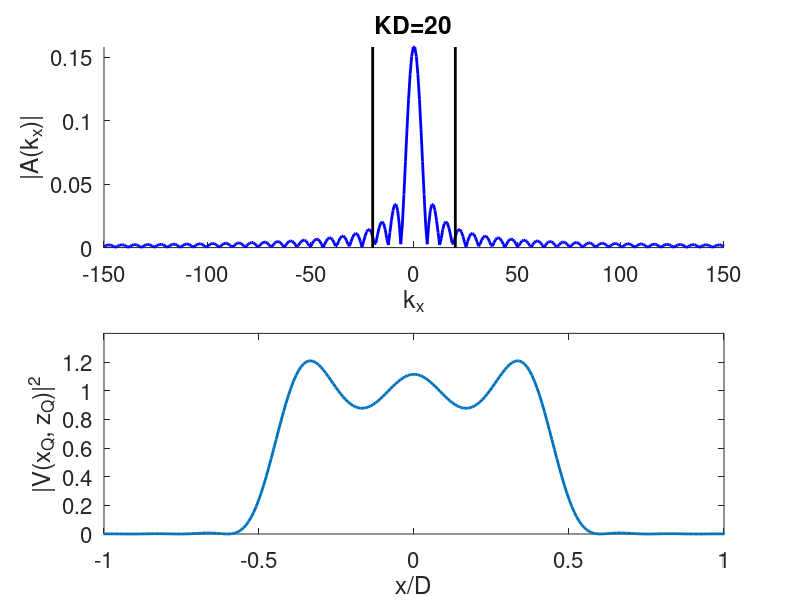

The MATLAB source for this figure:
clear
% close all

%pkg load symbolic %For Octave

set (0, 'defaultaxesfontsize', 16)
set (0, 'defaulttextfontsize', 16) 
set (0, 'defaultlinelinewidth', 2)

% x=linspace(-1,1,200);
x=linspace(-2,2,500);
D=1;

KD=20;

kx=linspace(-150,150,400); 

K=KD/D;

%filename='example_video';

% %create video object
% vidObj = VideoWriter(filename,'Motion JPEG AVI');
% vidObj.Quality=100;
% vidObj.FrameRate = 10;
% open(vidObj);

A=(exp(1i*kx*D/2)-exp(-1i*kx*D/2))./(2*pi*1i.*kx);
A_max=max(abs(A(:)));

figwindow=figure;
% set(figwindow, 'Position', [300   300    	1280 720])
% for KD=1:0.5:150 
% for KD=1:4:150 
%for KD=linspace(1,150,300)
    clf(figwindow,'reset');
% for KD=10
    
%     V=1/pi*(sinint(KD*(x/D+1/2)) - sinint(KD*(x/D-1/2)));
V=1/pi*(sinint(K*(x+D/2)) - sinint(K*(x-D/2)));


    
    
    subplot(2,1,1)
    
    hold on
    plot(kx,abs(A),'b')
    plot([1,1]*-K, [0,1]*A_max, 'k')
    plot([1,1]*K, [0,1]*A_max, 'k')
    title(['KD=',num2str(KD)])
    xlabel('k_x')
    ylabel('|A(k_x)|')
    axis([min(kx),max(kx),0,A_max])
%     drawnow    
    
    subplot(2,1,2)
    plot(x/D,abs(V).^2)
    xlabel('x/D')
    ylabel('|V(x_Q, z_Q)|^2')
    
    axis([-1,1,0,1.4])
%     drawnow
%     xlim
    
%    set(figwindow,'nextplot','replacechildren'); %delete previous frame 
%    currFrame = getframe(figwindow); 
%     writeVideo(vidObj,currFrame);
%end
% close(vidObj);